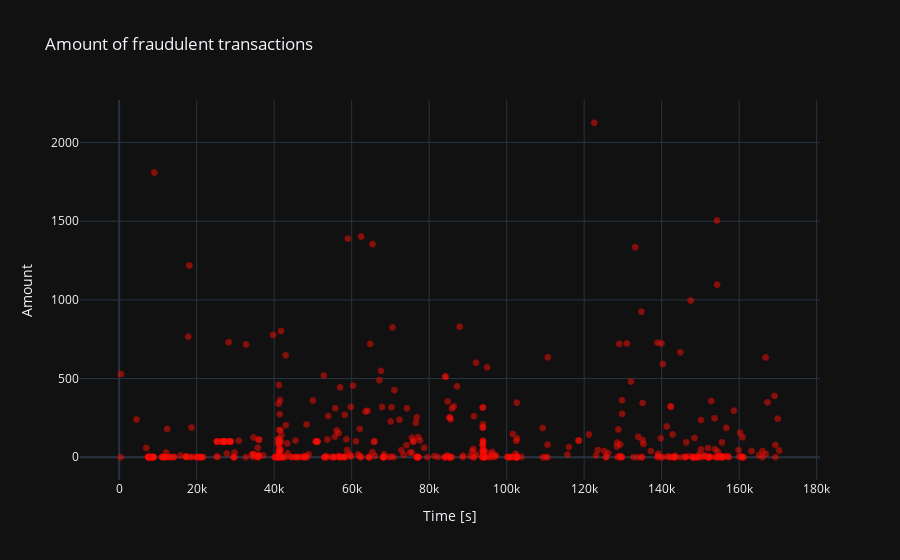

The cell this chart's notebook holds for it:
### Markdown cell above
The real transaction have a larger mean value, larger Q1, smaller Q3 and Q4 and larger outliers; fraudulent transactions have a smaller Q1 and mean, larger Q4 and smaller outliers.

Let's plot the fraudulent transactions (amount) against time. The time is shown is seconds from the start of the time period (totaly 48h, over 2 days).

### Code cell
fraud = data_df.loc[data_df['Class'] == 1]

trace = go.Scatter(
    x = fraud['Time'],y = fraud['Amount'],
    name="Amount",
     marker=dict(
                color='rgb(238,23,11)',
                line=dict(
                    color='red',
                    width=1),
                opacity=0.5,
            ),
    text= fraud['Amount'],
    mode = "markers"
)
data = [trace]
layout = dict(title = 'Amount of fraudulent transactions',
          xaxis = dict(title = 'Time [s]', showticklabels=True), 
          yaxis = dict(title = 'Amount'),
          hovermode='closest'
         )
fig = dict(data=data, layout=layout)
iplot(fig, filename='fraud-amount')

### Figure 1 — Plotly figure (JSON) as saved in the notebook; plotly's stock layout.template omitted (floating-point values rounded to 4 significant figures; data arrays with more than 128 entries replaced by an {"elided": "..."} marker saying what was removed)
{"data": [{"marker": {"color": "rgb(238,23,11)", "line": {"color": "red", "width": 1}, "opacity": 0.5}, "mode": "markers", "name": "Amount", "text": {"elided": "492 float values"}, "x": {"elided": "492 float values"}, "y": {"elided": "492 float values"}, "type": "scatter"}], "layout": {"hovermode": "closest", "title": {"text": "Amount of fraudulent transactions"}, "xaxis": {"showticklabels": true, "title": {"text": "Time [s]"}}, "yaxis": {"title": {"text": "Amount"}}}}
